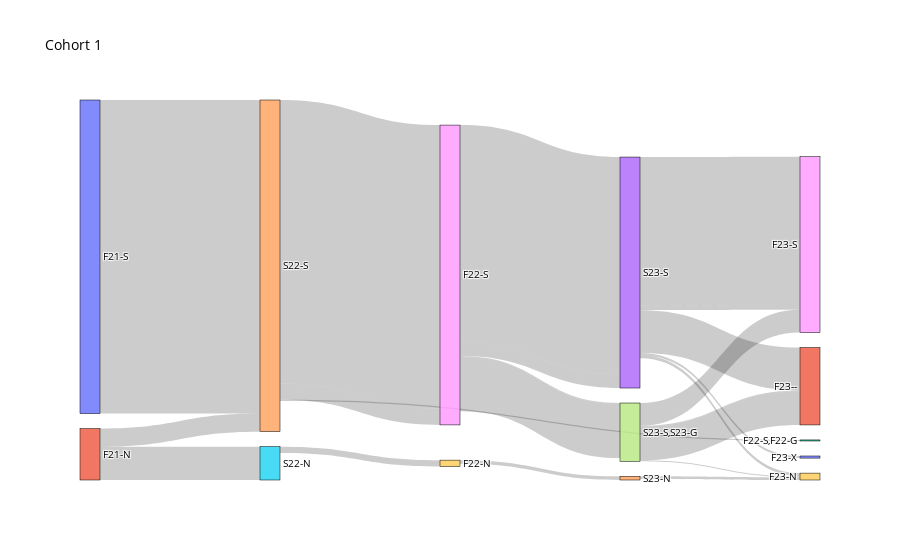

Notebook source saved alongside this figure:
### Code cell
# Sankey Diagram data 
import plotly.graph_objs as go
data1=pd.ExcelFile("SNGX.xlsx")
data1 = pd.read_excel(data1)
co1=data1[data1['Cohort'] ==1] 
grouped_data = co1.groupby(['F21-S', 'F21-N','F21-G','F21-X','S22-S','S22-N','S22-G','S22-X','F22-S','F22-N','F22-G','F22-X','S23-S','S23-N','S23-G','S23-X','F23-S','F23-N','F23-G','F23-X']).size().reset_index(name='Count')

co2=data1[data1['Cohort'] ==2] 
grouped_data2 = co2.groupby(['S22-S','S22-N','S22-G','S22-X','F22-S','F22-N','F22-G','F22-X','S23-S','S23-N','S23-G','S23-X','F23-S','F23-N','F23-G','F23-X']).size().reset_index(name='Count')
grouped_data2

co3=data1[data1['Cohort'] ==3] 
grouped_data3 = co3.groupby(['F22-S','F22-N','F22-G','F22-X','S23-S','S23-N','S23-G','S23-X','F23-S','F23-N','F23-G','F23-X']).size().reset_index(name='Count')
grouped_data


count1=0
count2=0
count3=0
count4=0
count5=0
count6=0
count7=0
count8=0
count9=0
count10=0
count11=0
count12=0
count13=0
countA=0
countB=0
countC=0
countD=0
countE=0
countF=0
countG=0
countH=0
countI=0
countJ=0
countK=0
count41=0
count42=0
count43=0
spec=0
count81=0

# Cohort 1 
for index, row in co1.iterrows():
    if row['F21-N']==0 and row['F21-G']==0 and row['F21-X']==0:
        if row['F21-S']==1:
            count1 += 1
            if row['S22-N']==0 and row['S22-G']==0 and row['S22-X']==0:
                if row['S22-S']==1:
                    count2+=1
                    if row['F22-N']==0 and row['F22-G']==0 and row['F22-X']==0:
                        if row['F22-S']==1:
                            count3+=1
                            if row['S23-N']==0 and row['S23-G']==0 and row['S23-X']==0:
                                if row['S23-S']==1:
                                    count4+=1
                                    if row['F23-N']==0 and row['F23-G']==0 and row['F23-X']==0:
                                        if row['F23-S']==1:
                                            count41+=1
                                    if row['F23-S']==0 and row['F23-N']==0 and row['F23-G']==0:
                                        if row['F23-X']==1:
                                            count43+=1
                                    if row['F23-S']=='--' and row['F23-N']=='--' and row['F23-G']=='--' and row['F23-X']=='--':
                                        count81+=1
                            if row['S23-S']==1 and row['S23-N']==0 and row['S23-G']==1 and row['S23-X']==0:
                                spec+=1
                                if row['F23-N']==0 and row['F23-G']==0 and row['F23-X']==0:
                                    if row['F23-S']==1:
                                        count42+=1 
                                if row['F23-S']=='--' and row['F23-N']=='--' and row['F23-G']=='--' and row['F23-X']=='--':
                                    countG+=1
                                
            if row['S22-S']==0 and row['S22-G']==0 and row['S22-X']==0:
                if row['S22-N']==1:
                    count5+=1
                    if row['F22-S']==0 and row['F22-G']==0 and row['F22-X']==0:
                        if row['F22-N']==1:
                            count6+=1
                            if row['S23-S']==0 and row['S23-G']==0 and row['S23-X']==0:
                                if row['S23-N']==1:
                                    count7+=1
            if row['S22-S']==0 and row['S22-N']==0 and row['S22-G']==0:
                if row['S22-X']==1:
                    count8+=1
                    if row['F22-S']==0 and row['F22-N']==0 and row['F22-G']==0:
                        if row['F22-X']==1:
                            count9+=1
                            if row['S23-S']==0 and row['S23-N']==0 and row['S23-G']==0:
                                if row['S23-X']==1:
                                    count10+=1
    if row['F21-S']==0 and row['F21-G']==0 and row['F21-X']==0:
        if row['F21-N']==1:
            if row['S22-N']==0 and row['S22-G']==0 and row['S22-X']==0:
                if row['S22-S']==1:
                    count11+=1
                    if row['F22-N']==0 and row['F22-G']==0 and row['F22-X']==0:
                        if row['F22-S']==1:
                            count12+=1
                            if row['S23-N']==0 and row['S23-G']==0 and row['S23-X']==0:
                                if row['S23-S']==1:
                                    count13+=1
                                    if row['F23-N']==0 and row['F23-G']==0 and row['F23-X']==0:
                                        if row['F23-S']==1:
                                            countA+=1
                                    if row['F23-S']==0 and row['F23-G']==0 and row['F23-X']==0:
                                        if row['F23-N']==1:
                                            countB+=1
                                    if row['F23-S']==0 and row['F23-N']==0 and row['F23-G']==0:
                                        if row['F23-X']==1:
                                            countC+=1
                            if row['S23-S']==1 and row['S23-N']==0 and row['S23-G']==1 and row['S23-X']==0:
                                if row['F23-S']==0 and row['F23-G']==0 and row['F23-X']==0:
                                    if row['F23-N']==1:
                                        countD+=1
                                if row['F23-S']=='--' and row['F23-N']=='--' and row['F23-G']=='--' and row['F23-X']=='--':
                                        countF+=1
                                        
                    if row['F22-S']==1 and row['F22-N']==0 and row['F22-G']==1 and row['F22-X']==0:
                        countE+=1
            if row['S22-S']==0 and row['S22-G']==0 and row['S22-X']==0:
                if row['S22-N']==1:
                    countG+=1
                    if row['F22-S']==0 and row['F22-G']==0 and row['F22-X']==0:
                        if row['F22-N']==1:
                            countH+=1
                            if row['S23-S']==0 and row['S23-G']==0 and row['S23-X']==0:
                                if row['S23-N']==1:
                                    countI+=1
                                    if row['F23-S']==0 and row['F23-G']==0 and row['F23-X']==0:
                                        if row['F23-N']==1:
                                            countJ+=1
            if row['S22-S']==0 and row['S22-N']==0 and row['S22-G']==0:
                if row['S22-X']==1:
                    if row['F22-S']=='--' and row['F22-N']=='--' and row['F22-G']=='--' and row['F22-X']=='--':
                        countK+=1
countK-=1
                
fig = go.Figure(data=[go.Sankey(
    node=dict(
        pad=15,
        thickness=20,
        line=dict(color="black", width=0.5),
        label=['F21-S','F21-N','F21-G','F21-X','S22-S','S22-N','S22-G','S22-X','F22-S','F22-N','F22-G','F22-X','F22-S,F22-G','S23-S','S23-N','S23-G','S23-X','S23-S,S23-G','F23-S','F23-N','F23-X','F23--'],
    ),
    link=dict(
        source=[0,4,8,13,1,4,8,13,13,13,8,4,13,17,17,8,17,17,1,5,9,14,],
        target=[4,8,13,18,4,8,13,18,19,20,17,12,21,19,21,17,18,21,5,9,14,19],
        value=[count2,count3,count4,count41,count11,count12,count13,countA,countB,countC,countD,countE,count81,countD,countF,spec,count42,countG,countG,countH,countI,countJ] 
    ),
)])

# Update layout settings if needed
fig.update_layout(title_text="Cohort 1",
                  font=dict(size=10, color="black"),
                  )
fig.show()

### Figure 1 — Plotly figure (JSON) as saved in the notebook; plotly's stock layout.template omitted (floating-point values rounded to 4 significant figures)
{"data": [{"link": {"source": [0, 4, 8, 13, 1, 4, 8, 13, 13, 13, 8, 4, 13, 17, 17, 8, 17, 17, 1, 5, 9, 14], "target": [4, 8, 13, 18, 4, 8, 13, 18, 19, 20, 17, 12, 21, 19, 21, 17, 18, 21, 5, 9, 14, 19], "value": [592, 535, 410, 280, 34, 31, 26, 9, 6, 4, 2, 2, 81, 2, 2, 102, 43, 63, 63, 12, 7, 5]}, "node": {"label": ["F21-S", "F21-N", "F21-G", "F21-X", "S22-S", "S22-N", "S22-G", "S22-X", "F22-S", "F22-N", "F22-G", "F22-X", "F22-S,F22-G", "S23-S", "S23-N", "S23-G", "S23-X", "S23-S,S23-G", "F23-S", "F23-N", "F23-X", "F23--"], "line": {"color": "black", "width": 0.5}, "pad": 15, "thickness": 20}, "type": "sankey"}], "layout": {"autosize": true, "font": {"color": "black", "size": 10}, "title": {"text": "Cohort 1"}}}
